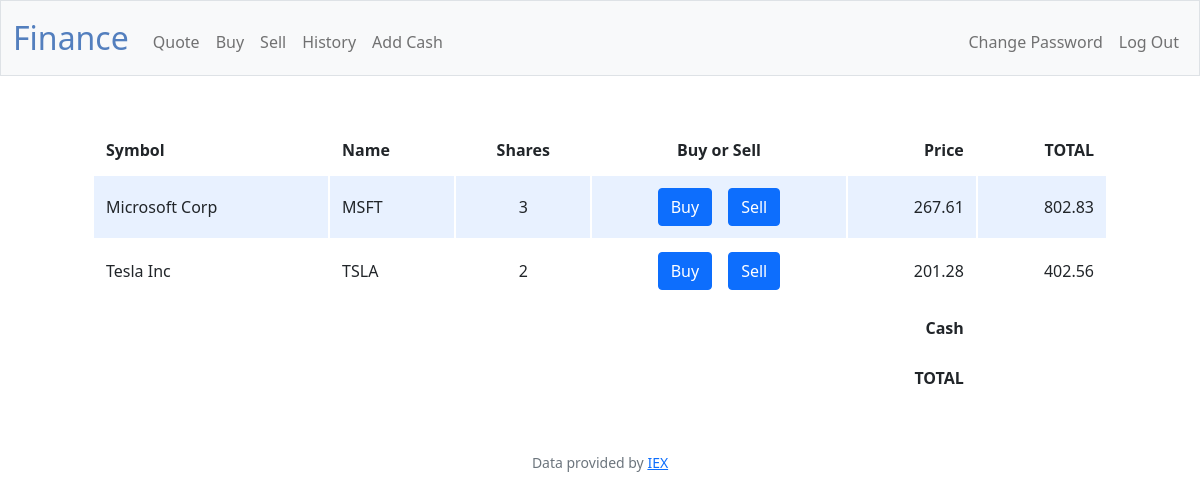
The page / on the database its author committed.
### finance/models.py (models this page shows)
class Stocks(models.Model):
    user_id = models.ForeignKey(Person,on_delete=models.CASCADE)
    name = models.CharField(max_length=25)
    symbol = models.CharField(max_length=20)
    shares = models.IntegerField()
    price = models.FloatField()
    total = models.FloatField()

### finance/views.py (the view)
# urls.py: path('', views.index),
def index(response):
    stocks = Stocks.objects.all()
    return render(response, 'finance/index.html', {'stocks':stocks})

### finance/templates/finance/index.html (shortened to what this page needs)
{% extends "finance/layout.html" %}
{% block main %}
    <table>
        <thead>
            <tr>
                <th class="text-start">Symbol</th>
                <th class="text-start">Name</th>
                <th class="text-middle">Shares</th>
                <th class="text-middle">Buy or Sell</th>
                <th class="text-end">Price</th>
                <th class="text-end">TOTAL</th>
            </tr>
        </thead>
        <tbody>
        {% for stock in stocks %}
        <tr>
            <td class="text-start">{{stock.name}}</td>
            <td class="text-start">{{stock.symbol}}</td>
            <td class="text-middle">{{stock.shares}}</td>
            <td class="form">
                <form action="/buy" method="POST">
                    <button class="btn btn-primary" type="submit">Buy</button>
                </form>
                <form action="/sell" method="POST">
                    <button class="btn btn-primary" type="submit">Sell</button>
                </form>
            </td>
            <td class="text-end">{{ stock.price }}</td>
            <td class="text-end">{{ stock.total }}</td>
        </tr>
        {% endfor %}
        </tbody>
        <tfoot >
            <tr class="tfoot">
                <td></td>
                <td></td>
                <td></td>
                <td></td>
                <td class="border-0 fw-bold text-end" colespan="4">Cash</td>
                <td class="border-0 text-end">{{ cash }}</td>
            </tr>
            <tr>
                <td></td>
                <td></td>
                <td></td>
                <td></td>
                <td class="border-0 fw-bold text-end">TOTAL</td>
                <td class="border-0 text-end">{{stocks.total}}</td>
            </tr>
        </tfoot>
    </table>
{% endblock %}

### finance/static/style.css (style rules this page uses)
* { box-sizing: border-box; }
table { background-color: transparent; width: 100%; padding-right: 5rem ; padding-left: 5rem ; border-collapse: separate; }
table th, table td, table tf { padding: 0.75rem; }
tbody tr:nth-of-type(odd) { background-color: rgb(179, 208, 255, 0.3); justify-content: space-between; }
.form { display: flex; gap: 1rem; justify-content: center; }

### rows shown on the page
Stocks: name "Microsoft Corp", symbol "MSFT", shares "3", price "267.61", total "802.83"
Stocks: name "Tesla Inc", symbol "TSLA", shares "2", price "201.28", total "402.56"
